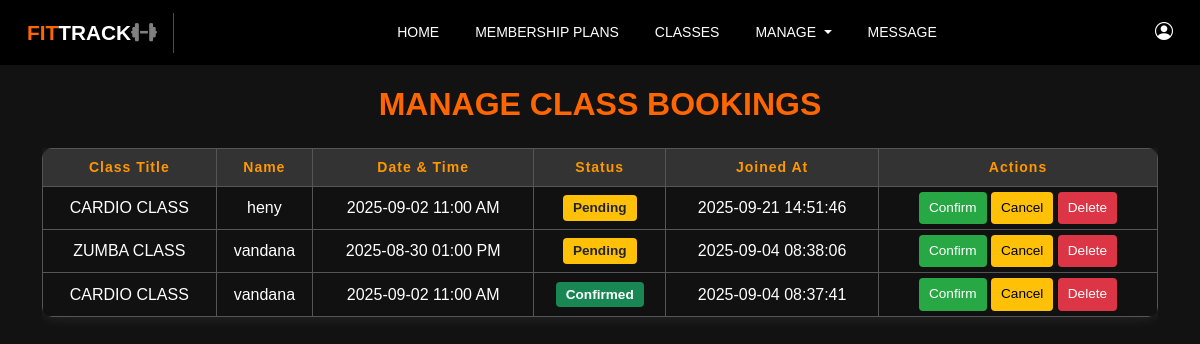
Page /admin/admin_booking.php on the committed database.
### tables this page shows
CREATE TABLE `class_join` (
  `id` int(11) NOT NULL,
  `class_id` int(11) NOT NULL,
  `Name` varchar(200) NOT NULL,
  `email` varchar(255) NOT NULL,
  `phone` varchar(20) NOT NULL,
  `status` varchar(20) NOT NULL,
  `joined_at` timestamp NOT NULL DEFAULT current_timestamp()
);

CREATE TABLE `classes` (
  `id` int(11) NOT NULL,
  `title` varchar(255) NOT NULL,
  `image` varchar(255) NOT NULL,
  `trainer` varchar(255) NOT NULL,
  `date` date NOT NULL,
  `time` time NOT NULL,
  `capacity` int(11) NOT NULL,
  `created_at` timestamp NOT NULL DEFAULT current_timestamp() ON UPDATE current_timestamp()
);

### admin/admin_booking.php (the view, shortened to what this page needs)
<?php
@include '../config.php';
?>
<!DOCTYPE html>
<html lang="en">
<head>
    <link href="https://cdn.jsdelivr.net/npm/bootstrap@5.3.0/dist/css/bootstrap.min.css" rel="stylesheet">
    <link rel="stylesheet" href="https://cdn.jsdelivr.net/npm/bootstrap-icons@1.11.3/font/bootstrap-icons.css">
    <link rel="stylesheet" href="https://cdnjs.cloudflare.com/ajax/libs/font-awesome/6.5.2/css/all.min.css">
    <link rel="stylesheet" href="../css/admin_booking.css">
</head>
<body>
  <?php @include ('admin_header.php'); ?>
<div class="container">
  <h2 class="mb-4 text-center">MANAGE CLASS BOOKINGS</h2>
  <div class="table-responsive">
    <table class="table table-bordered table-hover text-center table-dark">
      <thead class="table-dark">
        <tr>
          <th>Class Title</th>
          <th>Name</th>
          <th>Date & Time</th>
          <th>Status</th>
          <th>Joined At</th>
          <th>Actions</th>
        </tr>
      </thead>
      <tbody>
        <?php
        $result = mysqli_query($conn, "SELECT cj.*, c.title, c.date, c.time
                                       FROM class_join cj
                                       JOIN classes c ON cj.class_id = c.id
                                       ORDER BY cj.joined_at DESC");
        if (mysqli_num_rows($result) > 0):
            while ($row = mysqli_fetch_assoc($result)):
        ?>
          <tr>
            <td><?= htmlspecialchars($row['title']) ?></td>
            <td><?= htmlspecialchars($row['Name']) ?></td>
            <td><?= $row['date'] ?>  <?= date('h:i A', strtotime($row['time'])) ?></td>
            <td>
              <?php if ($row['status'] == 'Pending'): ?>
                <span class="badge bg-warning text-dark">Pending</span>
              <?php elseif ($row['status'] == 'Confirmed'): ?>
                <span class="badge bg-success">Confirmed</span>
              <?php else: ?>
                <span class="badge bg-danger">Cancelled</span>
              <?php endif; ?>
            </td>
            <td><?= $row['joined_at'] ?></td>
            <td>
              <a href="?confirm=<?= $row['id'] ?>" class="btn btn-success btn-sm">Confirm</a>
              <a href="?cancel=<?= $row['id'] ?>" class="btn btn-warning btn-sm">Cancel</a>
              <a href="?delete=<?= $row['id'] ?>" class="btn btn-danger btn-sm">Delete</a>
            </td>
          </tr>
        <?php endwhile; else: ?>
          <tr>
            <td colspan="9" class="text-white">No bookings found.</td>
          </tr>
        <?php endif; ?>
      </tbody>
    </table>
  </div>
</div>
</body>
</html>

### css/admin_booking.css (style rules this page uses)
body { background-color: #121212; color: #fff; font-family: 'Segoe UI', sans-serif; margin: 0; padding: 0; }
.container { padding-top: 20px; }
h2 { color: #ff6600; font-weight: 600; text-align: center; }
.table { border-radius: 10px; overflow: hidden; }
table.table { background-color: #111 !important; color: #fff !important; border-collapse: collapse; width: 100%; box-shadow: 0 0 15px rgba(255, 255, 255, 0.1); }
table.table th { font-size: 14px; letter-spacing: 1px; background: #333; color: #ff9800 !important; padding: 8px; }
table.table td { background-color: #111 !important; padding: 5px; border: 1px solid #444; text-align: center; vertical-align: middle; color: #fff; }
table tbody tr { background-color: #1e1e1e !important; color: #fff; }
.table-bordered th, .table-bordered td { border: 1px solid #555 !important; }
.badge { font-size: 0.85rem; padding: 6px 10px; border-radius: 4px; }
.btn { border: none; padding: 6px 10px; font-size: 0.85rem; border-radius: 4px; transition: 0.2s ease; }
.btn-success { background-color: #28a745; color: #fff; }
.btn-warning { background-color: #ffc107; color: #000; }
.btn-danger { background-color: #dc3545; color: #fff; }

### admin/admin_header.php (style rules this page uses)
body { margin: 0; font-family: Arial, sans-serif; background-size: cover; }

### rows in the picture
class_join: class.title "CARDIO CLASS", Name "heny", class.date "2025-09-02", class.time "11:00 AM", status "Pending", joined_at "2025-09-21 14:51:46"
class_join: class.title "ZUMBA CLASS", Name "vandana", class.date "2025-08-30", class.time "01:00 PM", status "Pending", joined_at "2025-09-04 08:38:06"
class_join: class.title "CARDIO CLASS", Name "vandana", class.date "2025-09-02", class.time "11:00 AM", status "Confirmed", joined_at "2025-09-04 08:37:41"
